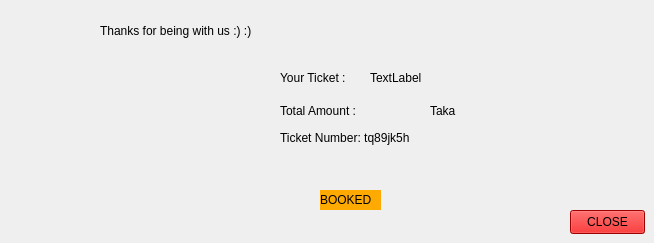
    <widget class="QWidget" name="psixtnpvtiend">
     <widget class="QLabel" name="label_45">
      <property name="geometry">
       <rect>
        <x>100</x>
        <y>20</y>
        <width>231</width>
        <height>21</height>
       </rect>
      </property>
      <property name="styleSheet">
       <string notr="true">font: 900 italic 12pt &quot;Segoe UI&quot;;</string>
      </property>
      <property name="text">
       <string>Thanks for being with us :) :)</string>
      </property>
     </widget>
     <widget class="QLabel" name="label_46">
      <property name="geometry">
       <rect>
        <x>280</x>
        <y>70</y>
        <width>91</width>
        <height>16</height>
       </rect>
      </property>
      <property name="text">
       <string>Your Ticket : </string>
      </property>
     </widget>
     <widget class="QLabel" name="label_47">
      <property name="geometry">
       <rect>
        <x>390</x>
        <y>100</y>
        <width>41</width>
        <height>20</height>
       </rect>
      </property>
      <property name="text">
       <string/>
      </property>
     </widget>
     <widget class="QLabel" name="label_48">
      <property name="geometry">
       <rect>
        <x>280</x>
        <y>130</y>
        <width>191</width>
        <height>16</height>
       </rect>
      </property>
      <property name="text">
       <string>Ticket Number: tq89jk5h</string>
      </property>
     </widget>
     <widget class="QLabel" name="label_50">
      <property name="geometry">
       <rect>
        <x>320</x>
        <y>190</y>
        <width>61</width>
        <height>20</height>
       </rect>
      </property>
      <property name="styleSheet">
       <string notr="true">font: 12pt &quot;Segoe UI&quot;;
background-color: rgb(255, 170, 0);</string>
      </property>
      <property name="text">
       <string>BOOKED</string>
      </property>
     </widget>
     <widget class="QPushButton" name="pushButton_14">
      <property name="geometry">
       <rect>
        <x>570</x>
        <y>210</y>
        <width>75</width>
        <height>24</height>
       </rect>
      </property>
      <property name="styleSheet">
       <string notr="true">background-color: rgb(221, 0, 0);</string>
      </property>
      <property name="text">
       <string>CLOSE</string>
      </property>
     </widget>
     <widget class="QLabel" name="label_51">
      <property name="geometry">
       <rect>
        <x>280</x>
        <y>100</y>
        <width>101</width>
        <height>21</height>
       </rect>
      </property>
      <property name="text">
       <string>Total Amount :</string>
      </property>
     </widget>
     <widget class="QLabel" name="label_52">
      <property name="geometry">
       <rect>
        <x>430</x>
        <y>100</y>
        <width>41</width>
        <height>21</height>
       </rect>
      </property>
      <property name="text">
       <string>Taka</string>
      </property>
     </widget>
     <widget class="QLabel" name="label_58">
      <property name="geometry">
       <rect>
        <x>370</x>
        <y>70</y>
        <width>51</width>
        <height>16</height>
       </rect>
      </property>
      <property name="text">
       <string>TextLabel</string>
      </property>
     </widget>
    </widget>
